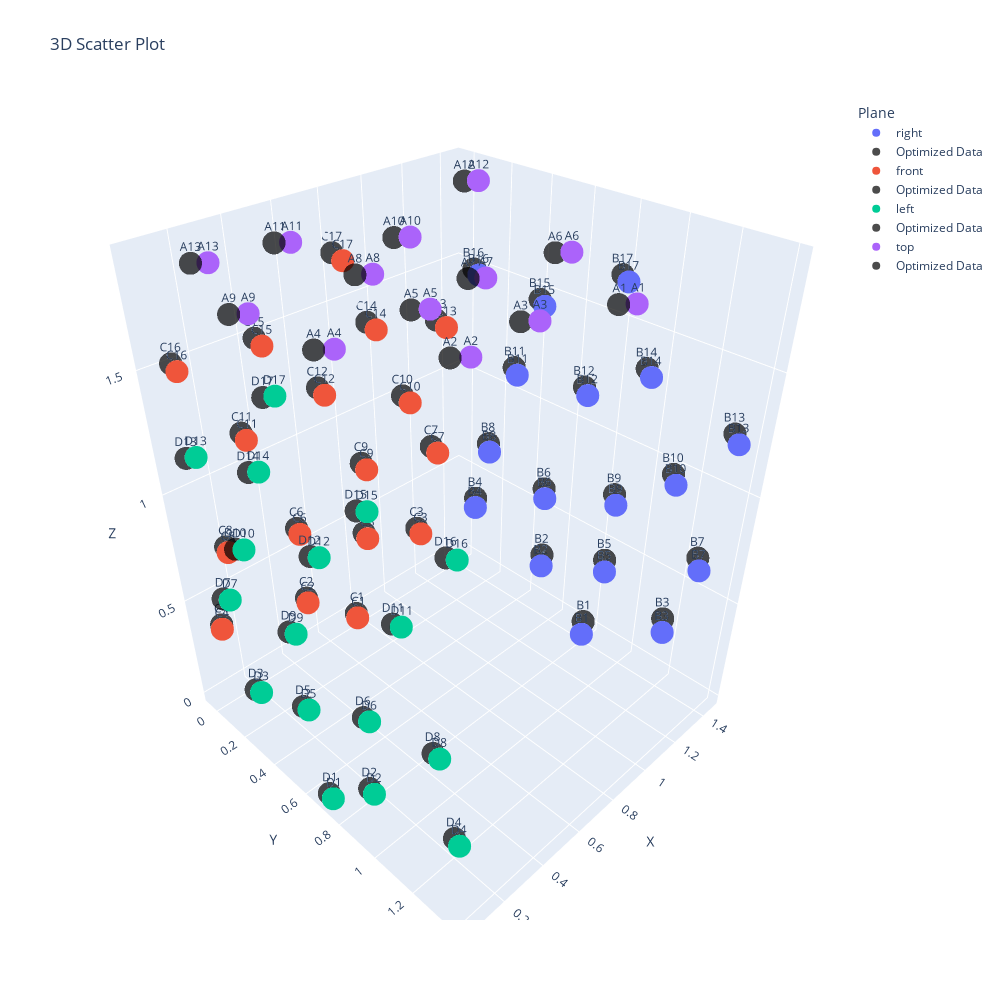

The notebook cell saved with this chart:
### Code cell
df_mic_coords_optimized = parametric_model(df_mic_coords, result.x)

# Create the first 3D scatter plot
fig = px.scatter_3d(df_mic_coords, 
                    x='X', 
                    y='Y', 
                    z='Z', 
                    text='Mic_Index', 
                    title='3D Scatter Plot', 
                    color='Plane', 
                    width=1000, 
                    height=1000)

# Create the second 3D scatter plot (optimized data)
fig_optimized = px.scatter_3d(df_mic_coords_optimized, 
                               x='X_optimized', 
                               y='Y_optimized', 
                               z='Z_optimized', 
                               text='Mic_Index', 
                               color='Plane')

# Customize the color of the second plot to differentiate it
for trace in fig_optimized.data:
    trace.marker.color = 'rgba(0, 0, 0, 0.7)'  # black with some transparency
    trace.name = 'Optimized Data'  # Label in the legend

# Add each trace from the second figure to the first
for trace in fig_optimized.data:
    fig.add_trace(trace)



# Display the combined figure
fig.update_layout(scene=dict(
    xaxis=dict(range=[1.5, 0]), # x-Achse umdrehen - "linke hand regel"
))
fig.show()

### Figure 1 — Plotly figure (JSON) as saved in the notebook; plotly's stock layout.template omitted (floating-point values rounded to 4 significant figures)
{"data": [{"hovertemplate": "Plane=right<br>X=%{x}<br>Y=%{y}<br>Z=%{z}<br>Mic_Index=%{text}<extra></extra>", "legendgroup": "right", "marker": {"color": "#636efa", "symbol": "circle"}, "mode": "markers+text", "name": "right", "scene": "scene", "showlegend": true, "text": ["B1", "B2", "B3", "B4", "B5", "B6", "B7", "B8", "B9", "B10", "B11", "B12", "B13", "B14", "B15", "B16", "B17"], "type": "scatter3d", "x": [1.37, 1.37, 1.37, 1.37, 1.37, 1.37, 1.37, 1.37, 1.37, 1.37, 1.37, 1.37, 1.37, 1.37, 1.37, 1.37, 1.37], "y": [0.814, 0.561, 1.212, 0.15, 0.901, 0.559, 1.326, 0.233, 0.921, 1.174, 0.378, 0.739, 1.391, 1.012, 0.504, 0.156, 0.874], "z": [0.02, 0.266, 0.287, 0.38, 0.425, 0.629, 0.672, 0.718, 0.774, 0.989, 1.148, 1.194, 1.257, 1.372, 1.485, 1.51, 1.689]}, {"hovertemplate": "Plane=front<br>X=%{x}<br>Y=%{y}<br>Z=%{z}<br>Mic_Index=%{text}<extra></extra>", "legendgroup": "front", "marker": {"color": "#EF553B", "symbol": "circle"}, "mode": "markers+text", "name": "front", "scene": "scene", "showlegend": true, "text": ["C1", "C2", "C3", "C4", "C5", "C6", "C7", "C8", "C9", "C10", "C11", "C12", "C13", "C14", "C15", "C16", "C17"], "type": "scatter3d", "x": [0.739, 0.485, 1.137, 0.076, 0.827, 0.484, 1.252, 0.157, 0.846, 1.099, 0.304, 0.667, 1.313, 0.937, 0.419, 0.085, 0.799], "y": [0.028, 0.028, 0.028, 0.028, 0.028, 0.028, 0.028, 0.028, 0.028, 0.028, 0.028, 0.028, 0.028, 0.028, 0.028, 0.028, 0.028], "z": [0.023, 0.267, 0.287, 0.38, 0.425, 0.63, 0.675, 0.717, 0.773, 0.99, 1.15, 1.194, 1.261, 1.375, 1.485, 1.508, 1.691]}, {"hovertemplate": "Plane=left<br>X=%{x}<br>Y=%{y}<br>Z=%{z}<br>Mic_Index=%{text}<extra></extra>", "legendgroup": "left", "marker": {"color": "#00cc96", "symbol": "circle"}, "mode": "markers+text", "name": "left", "scene": "scene", "showlegend": true, "text": ["D1", "D2", "D3", "D4", "D5", "D6", "D7", "D8", "D9", "D10", "D11", "D12", "D13", "D14", "D15", "D16", "D17"], "type": "scatter3d", "x": [0.028, 0.028, 0.028, 0.028, 0.028, 0.028, 0.028, 0.028, 0.028, 0.028, 0.028, 0.028, 0.028, 0.028, 0.028, 0.028, 0.028], "y": [0.737, 0.988, 0.339, 1.4, 0.649, 0.992, 0.223, 1.317, 0.629, 0.377, 1.17, 0.808, 0.162, 0.538, 1.051, 1.393, 0.677], "z": [0.023, 0.27, 0.289, 0.385, 0.427, 0.63, 0.677, 0.72, 0.773, 0.99, 1.149, 1.195, 1.26, 1.375, 1.485, 1.511, 1.69]}, {"hovertemplate": "Plane=top<br>X=%{x}<br>Y=%{y}<br>Z=%{z}<br>Mic_Index=%{text}<extra></extra>", "legendgroup": "top", "marker": {"color": "#ab63fa", "symbol": "circle"}, "mode": "markers+text", "name": "top", "scene": "scene", "showlegend": true, "text": ["A1", "A2", "A3", "A4", "A5", "A6", "A7", "A8", "A9", "A10", "A11", "A12", "A13"], "type": "scatter3d", "x": [0.89, 0.321, 0.61, 0.104, 0.452, 1.069, 0.725, 0.506, 0.075, 0.8, 0.495, 1.39, 0.208], "y": [1.246, 1.147, 1.127, 0.864, 0.857, 0.856, 0.81, 0.548, 0.521, 0.393, 0.155, 0.129, 0.117], "z": [1.871, 1.871, 1.871, 1.871, 1.871, 1.871, 1.871, 1.871, 1.871, 1.871, 1.871, 1.871, 1.871]}, {"hovertemplate": "Plane=right<br>X_optimized=%{x}<br>Y_optimized=%{y}<br>Z_optimized=%{z}<br>Mic_Index=%{text}<extra></extra>", "legendgroup": "right", "marker": {"color": "rgba(0, 0, 0, 0.7)", "symbol": "circle"}, "mode": "markers+text", "name": "Optimized Data", "scene": "scene", "showlegend": true, "text": ["B1", "B2", "B3", "B4", "B5", "B6", "B7", "B8", "B9", "B10", "B11", "B12", "B13", "B14", "B15", "B16", "B17"], "type": "scatter3d", "x": [1.432, 1.422, 1.43, 1.414, 1.422, 1.412, 1.421, 1.406, 1.413, 1.411, 1.396, 1.4, 1.406, 1.398, 1.389, 1.384, 1.388], "y": [0.7724, 0.5195, 1.17, 0.1086, 0.8595, 0.5176, 1.285, 0.1917, 0.8797, 1.133, 0.3368, 0.6978, 1.35, 0.9709, 0.4629, 0.115, 0.833], "z": [0.03017, 0.2761, 0.2971, 0.39, 0.435, 0.639, 0.6819, 0.7279, 0.7839, 0.9988, 1.158, 1.204, 1.267, 1.382, 1.495, 1.52, 1.699]}, {"hovertemplate": "Plane=front<br>X_optimized=%{x}<br>Y_optimized=%{y}<br>Z_optimized=%{z}<br>Mic_Index=%{text}<extra></extra>", "legendgroup": "front", "marker": {"color": "rgba(0, 0, 0, 0.7)", "symbol": "circle"}, "mode": "markers+text", "name": "Optimized Data", "scene": "scene", "showlegend": true, "text": ["C1", "C2", "C3", "C4", "C5", "C6", "C7", "C8", "C9", "C10", "C11", "C12", "C13", "C14", "C15", "C16", "C17"], "type": "scatter3d", "x": [0.7469, 0.4928, 1.145, 0.08386, 0.8346, 0.4916, 1.259, 0.1646, 0.8534, 1.106, 0.3113, 0.6742, 1.32, 0.944, 0.426, 0.09209, 0.8058], "y": [0.01005, 0.008529, -0.006885, 0.01444, -0.003968, -0.002305, -0.0211, 0.002524, -0.01481, -0.02705, -0.01377, -0.02333, -0.04001, -0.03488, -0.0264, -0.0195, -0.04119], "z": [0.03299, 0.2769, 0.2969, 0.3898, 0.4348, 0.6397, 0.6847, 0.7267, 0.7827, 0.9996, 1.159, 1.203, 1.27, 1.384, 1.494, 1.517, 1.7]}, {"hovertemplate": "Plane=left<br>X_optimized=%{x}<br>Y_optimized=%{y}<br>Z_optimized=%{z}<br>Mic_Index=%{text}<extra></extra>", "legendgroup": "left", "marker": {"color": "rgba(0, 0, 0, 0.7)", "symbol": "circle"}, "mode": "markers+text", "name": "Optimized Data", "scene": "scene", "showlegend": true, "text": ["D1", "D2", "D3", "D4", "D5", "D6", "D7", "D8", "D9", "D10", "D11", "D12", "D13", "D14", "D15", "D16", "D17"], "type": "scatter3d", "x": [0.03827, 0.03831, 0.02835, 0.04273, 0.0309, 0.03297, 0.02081, 0.03647, 0.02542, 0.01841, 0.02785, 0.02176, 0.01116, 0.01504, 0.02104, 0.02575, 0.01239], "y": [0.6994, 0.9504, 0.3015, 1.362, 0.6115, 0.9545, 0.1856, 1.279, 0.5916, 0.3397, 1.133, 0.7707, 0.1247, 0.5007, 1.014, 1.356, 0.6398], "z": [0.01063, 0.2576, 0.2766, 0.3726, 0.4146, 0.6176, 0.6646, 0.7076, 0.7606, 0.9775, 1.137, 1.183, 1.247, 1.362, 1.472, 1.498, 1.677]}, {"hovertemplate": "Plane=top<br>X_optimized=%{x}<br>Y_optimized=%{y}<br>Z_optimized=%{z}<br>Mic_Index=%{text}<extra></extra>", "legendgroup": "top", "marker": {"color": "rgba(0, 0, 0, 0.7)", "symbol": "circle"}, "mode": "markers+text", "name": "Optimized Data", "scene": "scene", "showlegend": true, "text": ["A1", "A2", "A3", "A4", "A5", "A6", "A7", "A8", "A9", "A10", "A11", "A12", "A13"], "type": "scatter3d", "x": [0.8493, 0.2803, 0.5693, 0.0633, 0.4113, 1.028, 0.6843, 0.4653, 0.0343, 0.7593, 0.4543, 1.349, 0.1673], "y": [1.212, 1.113, 1.093, 0.8297, 0.8227, 0.8217, 0.7757, 0.5137, 0.4867, 0.3587, 0.1207, 0.09467, 0.08267], "z": [1.871, 1.871, 1.871, 1.871, 1.871, 1.871, 1.871, 1.871, 1.871, 1.871, 1.871, 1.871, 1.871]}], "layout": {"height": 1000, "legend": {"title": {"text": "Plane"}, "tracegroupgap": 0}, "scene": {"domain": {"x": [0, 1], "y": [0, 1]}, "xaxis": {"range": [1.5, 0], "title": {"text": "X"}}, "yaxis": {"title": {"text": "Y"}}, "zaxis": {"title": {"text": "Z"}}}, "title": {"text": "3D Scatter Plot"}, "width": 1000}}
